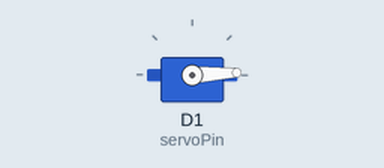
Bench run of a sketch on a simulated ESP8266 (NodeMCU). Parts: servo.

Above: at 1.05 s.
At 2.45 s:
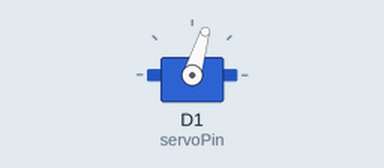
At 3.85 s:
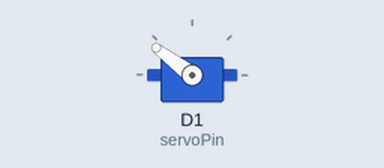
At 6.7 s:
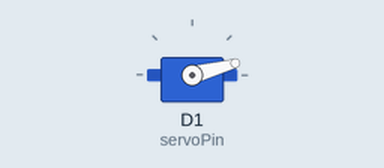
Timing chart, 0 to 8.8 s (numbered marks = the images above):
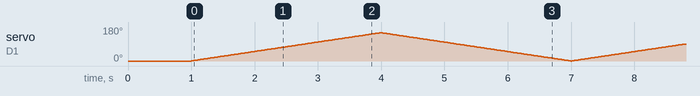

The sketch:

open_close_bin.ino
```cpp
#include <Servo.h>

Servo myServo; // Create a Servo object

const int servoPin = D1; // Pin connected to the servo control
int currentAngle = 0;    // Current servo position
int step = 1;            // Angle step for smooth movement

void setup() {
  myServo.attach(servoPin);  // Attach the servo to the pin
  myServo.write(currentAngle); // Start at 0 degrees
  delay(1000);               // Delay to ensure servo initializes
}

void loop() {
  // Move clockwise for 3 seconds
  unsigned long startTime = millis();
  while (millis() - startTime < 3000) {
    currentAngle += step;    // Increase the angle
    if (currentAngle > 180)  // Limit the angle to 180 degrees
      currentAngle = 180;

    myServo.write(currentAngle); // Update servo position
    delay(20);                   // Small delay for smooth movement
  }

  // Move anticlockwise for 3 seconds
  startTime = millis();
  while (millis() - startTime < 3000) {
    currentAngle -= step;    // Decrease the angle
    if (currentAngle < 0)    // Limit the angle to 0 degrees
      currentAngle = 0;

    myServo.write(currentAngle); // Update servo position
    delay(20);                   // Small delay for smooth movement
  }
}
```
